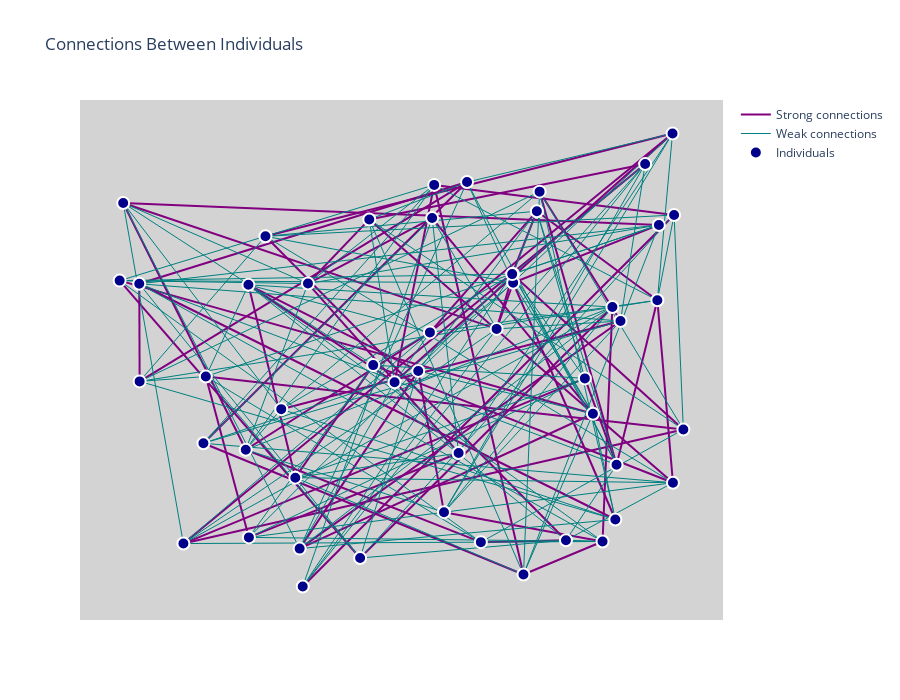
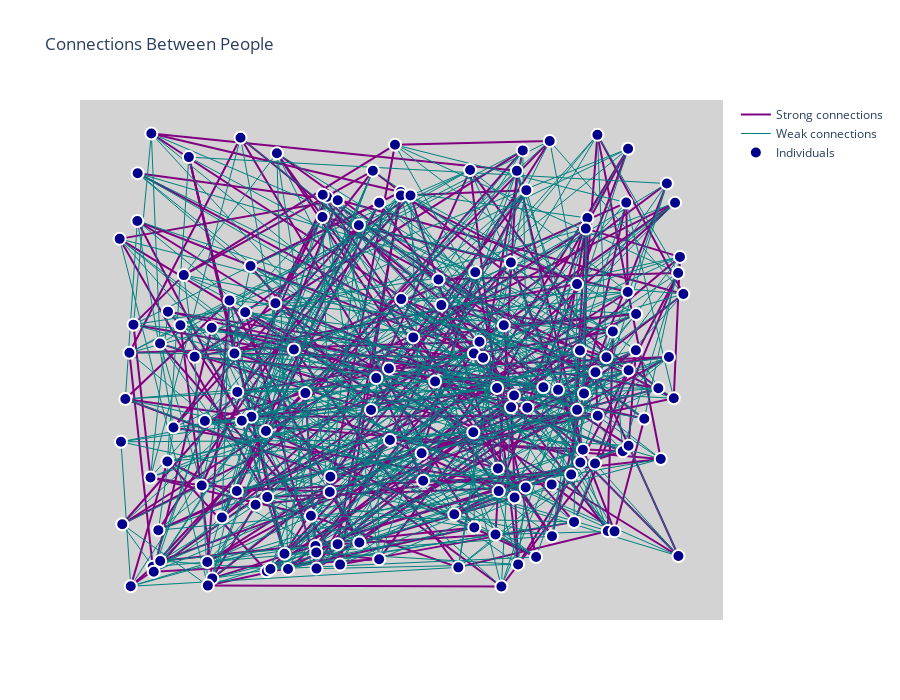

Here is the notebook cell these charts were saved with, in order:
### Code cell
def compute_layout(G):
    """uses networkX's random layout to generate locations for our nodes"""
    #return nx.circular_layout(G,center=(0,0),dim=2)
    return nx.random_layout(G,center=(0,0),dim=2)

sim2 = Simulator(50)
sim2.initialize_individuals()

# Build the graph
G = build_population_graph(sim2.individuals)

# Compute layout
pos = compute_layout(G)

# Display
plot_graph_plotly(G, pos)

### Figure 1 — Plotly figure (JSON) as saved in the notebook; plotly's stock layout.template omitted (floating-point values rounded to 4 significant figures; data arrays with more than 128 entries replaced by an {"elided": "..."} marker saying what was removed)
{"data": [{"line": {"color": "purple", "width": 2}, "marker": {"line": {"color": "White", "width": 2}, "size": 12}, "mode": "lines", "name": "Strong connections", "type": "scatter", "x": {"elided": "183 float values"}, "y": {"elided": "183 float values"}}, {"line": {"color": "teal", "width": 1}, "marker": {"line": {"color": "White", "width": 2}, "size": 12}, "mode": "lines", "name": "Weak connections", "type": "scatter", "x": {"elided": "363 float values"}, "y": {"elided": "363 float values"}}, {"marker": {"color": "darkblue", "line": {"color": "White", "width": 2}, "size": 12}, "mode": "markers", "name": "Individuals", "type": "scatter", "x": [0.6607, 0.8744, 0.04412, 0.9406, 0.689, 0.289, 0.8655, 0.8269, 0.6892, 0.4846, 0.5456, 0.1203, 0.01641, 0.3209, 0.6097, 0.441, 0.707, 0.7348, 0.04479, 0.938, 0.9668, 0.2618, 0.7301, 0.8676, 0.7804, 0.9649, 0.1548, 0.5254, 0.9642, 0.5699, 0.2279, 0.5529, 0.0103, 0.6335, 0.3352, 0.9828, 0.8434, 0.2325, 0.8604, 0.159, 0.4252, 0.6875, 0.2333, 0.4477, 0.5951, 0.3133, 0.8129, 0.5494, 0.3262, 0.9169], "y": [0.583, 0.5997, 0.6782, 0.8023, 0.6989, 0.4137, 0.1809, 0.404, 0.6803, 0.4704, 0.5756, 0.1302, 0.8487, 0.1196, 0.8927, 0.8139, 0.06501, 0.8725, 0.4723, 0.6435, 0.8232, 0.7783, 0.8313, 0.2964, 0.1372, 0.2585, 0.3418, 0.4944, 0.9952, 0.1964, 0.3281, 0.8867, 0.6848, 0.1332, 0.6787, 0.3709, 0.1346, 0.6759, 0.629, 0.4825, 0.09974, 0.6986, 0.1432, 0.5066, 0.3212, 0.2692, 0.4786, 0.8169, 0.03963, 0.9307]}], "layout": {"height": 700, "hovermode": "closest", "plot_bgcolor": "lightgray", "showlegend": true, "title": {"text": "Connections Between Individuals"}, "width": 900, "xaxis": {"showgrid": false, "showticklabels": false, "zeroline": false}, "yaxis": {"showgrid": false, "showticklabels": false, "zeroline": false}}}

### Figure 2 — Plotly figure (JSON) as saved in the notebook; plotly's stock layout.template omitted (floating-point values rounded to 4 significant figures; data arrays with more than 128 entries replaced by an {"elided": "..."} marker saying what was removed)
{"data": [{"line": {"color": "purple", "width": 2}, "marker": {"line": {"color": "White", "width": 2}, "size": 12}, "mode": "lines", "name": "Strong connections", "type": "scatter", "x": {"elided": "660 float values"}, "y": {"elided": "660 float values"}}, {"line": {"color": "teal", "width": 1}, "marker": {"line": {"color": "White", "width": 2}, "size": 12}, "mode": "lines", "name": "Weak connections", "type": "scatter", "x": {"elided": "1086 float values"}, "y": {"elided": "1086 float values"}}, {"marker": {"color": "darkblue", "line": {"color": "White", "width": 2}, "size": 12}, "mode": "markers", "name": "Individuals", "type": "scatter", "x": {"elided": "150 float values"}, "y": {"elided": "150 float values"}}], "layout": {"height": 700, "hovermode": "closest", "plot_bgcolor": "lightgray", "showlegend": true, "title": {"text": "Connections Between People"}, "width": 900, "xaxis": {"showgrid": false, "showticklabels": false, "zeroline": false}, "yaxis": {"showgrid": false, "showticklabels": false, "zeroline": false}}}
